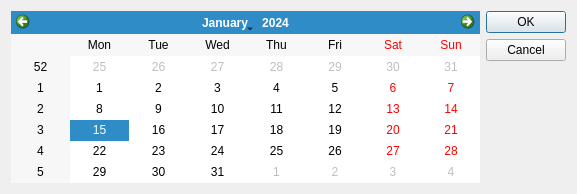
<?xml version="1.0" encoding="UTF-8"?>
<ui version="4.0">
 <class>Dialog</class>
 <widget class="QDialog" name="Dialog">
  <property name="geometry">
   <rect>
    <x>0</x>
    <y>0</y>
    <width>577</width>
    <height>194</height>
   </rect>
  </property>
  <property name="windowTitle">
   <string>Dialog</string>
  </property>
  <layout class="QGridLayout" name="gridLayout">
   <item row="0" column="0" rowspan="3">
    <widget class="QCalendarWidget" name="calendarWidget"/>
   </item>
   <item row="0" column="1">
    <widget class="QPushButton" name="okButton">
     <property name="text">
      <string>OK</string>
     </property>
     <property name="default">
      <bool>true</bool>
     </property>
    </widget>
   </item>
   <item row="1" column="1">
    <widget class="QPushButton" name="cancelButton">
     <property name="text">
      <string>Cancel</string>
     </property>
    </widget>
   </item>
   <item row="2" column="1">
    <spacer name="verticalSpacer">
     <property name="orientation">
      <enum>Qt::Vertical</enum>
     </property>
     <property name="sizeHint" stdset="0">
      <size>
       <width>20</width>
       <height>111</height>
      </size>
     </property>
    </spacer>
   </item>
  </layout>
 </widget>
 <resources/>
 <connections>
  <connection>
   <sender>okButton</sender>
   <signal>clicked()</signal>
   <receiver>Dialog</receiver>
   <slot>accept()</slot>
   <hints>
    <hint type="sourcelabel">
     <x>536</x>
     <y>19</y>
    </hint>
    <hint type="destinationlabel">
     <x>557</x>
     <y>86</y>
    </hint>
   </hints>
  </connection>
  <connection>
   <sender>cancelButton</sender>
   <signal>clicked()</signal>
   <receiver>Dialog</receiver>
   <slot>reject()</slot>
   <hints>
    <hint type="sourcelabel">
     <x>508</x>
     <y>56</y>
    </hint>
    <hint type="destinationlabel">
     <x>496</x>
     <y>100</y>
    </hint>
   </hints>
  </connection>
 </connections>
</ui>
